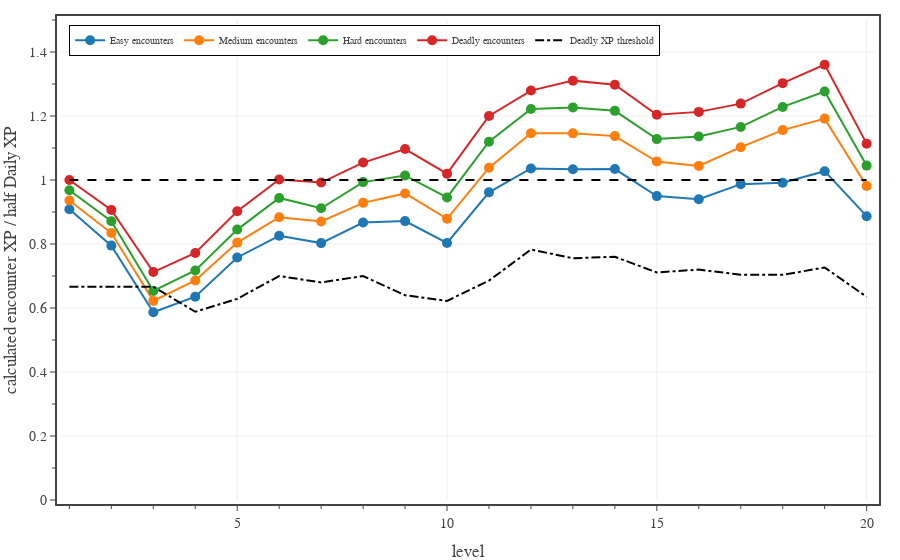

This figure's notebook cell:
### Code cell
# Plots average encounter XP for PCs, calculated for a full adventuring day with two short rests.
levels = np.array(range(1,21,1))

fig = go.Figure()

enc_XP_budget = 0.5*np.array(ENCOUNTER_DIFFICULTIES['Daily']['XP'])
for diff in ['Easy','Medium','Hard','Deadly']:
    d = ENCOUNTER_DIFFICULTIES[diff]
    pc_data_file = f'./pc data - {diff} 2 short rests.json'

    with open(pc_data_file, 'r') as fin:
        pc_data = json.load(fin)

    enc_XP = np.zeros(20)
    for pc_class in PC_CLASSES:
        enc_XP += np.array(pc_data[pc_class]['encounter XP mean'])/len(PC_CLASSES)

    fig.add_trace(go.Scatter(
        x=levels, 
        y=enc_XP/enc_XP_budget,
        mode='lines+markers', 
        line=dict(color=d['color'], dash='solid'),
        marker={'size': 10},
        unselected=dict(marker=dict(opacity=0.0)),
        name=diff + ' encounters',
        hovertemplate=
            '<b>' + diff + ' encounters</b><br>'+
            'lvl %{x}<br>'+
            'XP ratio %{y:.2f}'+
            '<extra></extra>'
    ))

ref_XP = 0.5*np.array(ENCOUNTER_DIFFICULTIES['Daily']['XP'])
fig.add_trace(go.Scatter(
    x=levels, 
    y=ref_XP/enc_XP_budget,
    mode='lines', 
    line=dict(color='black', dash='dash'),
    name='half Daily XP threshold',
    showlegend=False,
    hoverinfo='skip'
))

ref_XP = np.array(ENCOUNTER_DIFFICULTIES['Deadly']['XP'])
fig.add_trace(go.Scatter(
    x=levels, 
    y=ref_XP/enc_XP_budget,
    mode='lines', 
    line=dict(color='black', dash='dashdot'),
    name='Deadly XP threshold',
    hoverinfo='skip'
))

fig.update_layout(
    template=TFB_TEMPLATE,
    #width=600,
    #height=800,
    xaxis=dict(
        title_text='level',
        range=[0.8, 20.2],
        tick0=0, dtick=5,
        minor=dict(tick0=0, dtick=1),
    ),
    yaxis=dict(
        title_text='calculated encounter XP / half Daily XP',
        range=[0, 1.5],
        tick0=0, dtick=0.2,
        minor=dict(tick0=0, dtick=0.1),
    ),
    legend=dict(
        yanchor='top',  y=0.99,
        xanchor='left', x=0.01,
    )
)

fig.show(config=TFB_CONFIG)
if SAVEFIGS:
    fig.write_html(
        f'./fig-half-daily-xp-vs-level-adventuring-days.html', 
        include_plotlyjs=False, 
        full_html=False, 
        config=TFB_CONFIG
    )

### Figure 1 — Plotly figure (JSON) as saved in the notebook; plotly's stock layout.template omitted (floating-point values rounded to 4 significant figures)
{"data": [{"hovertemplate": "<b>Easy encounters</b><br>lvl %{x}<br>XP ratio %{y:.2f}<extra></extra>", "line": {"color": "#1F77B4", "dash": "solid"}, "marker": {"size": 10}, "mode": "lines+markers", "name": "Easy encounters", "type": "scatter", "unselected": {"marker": {"opacity": 0}}, "x": [1, 2, 3, 4, 5, 6, 7, 8, 9, 10, 11, 12, 13, 14, 15, 16, 17, 18, 19, 20], "y": [0.9088, 0.7949, 0.587, 0.6352, 0.7579, 0.8256, 0.8028, 0.8669, 0.8715, 0.8032, 0.9613, 1.036, 1.034, 1.034, 0.9497, 0.9401, 0.9871, 0.9915, 1.028, 0.8869]}, {"hovertemplate": "<b>Medium encounters</b><br>lvl %{x}<br>XP ratio %{y:.2f}<extra></extra>", "line": {"color": "#FF7F0E", "dash": "solid"}, "marker": {"size": 10}, "mode": "lines+markers", "name": "Medium encounters", "type": "scatter", "unselected": {"marker": {"opacity": 0}}, "x": [1, 2, 3, 4, 5, 6, 7, 8, 9, 10, 11, 12, 13, 14, 15, 16, 17, 18, 19, 20], "y": [0.9361, 0.8342, 0.6222, 0.686, 0.8043, 0.8838, 0.8702, 0.9286, 0.9581, 0.8787, 1.039, 1.146, 1.146, 1.137, 1.058, 1.044, 1.103, 1.156, 1.192, 0.9814]}, {"hovertemplate": "<b>Hard encounters</b><br>lvl %{x}<br>XP ratio %{y:.2f}<extra></extra>", "line": {"color": "#2CA02C", "dash": "solid"}, "marker": {"size": 10}, "mode": "lines+markers", "name": "Hard encounters", "type": "scatter", "unselected": {"marker": {"opacity": 0}}, "x": [1, 2, 3, 4, 5, 6, 7, 8, 9, 10, 11, 12, 13, 14, 15, 16, 17, 18, 19, 20], "y": [0.968, 0.8713, 0.6531, 0.7172, 0.8451, 0.944, 0.9116, 0.9934, 1.014, 0.9455, 1.12, 1.222, 1.227, 1.216, 1.128, 1.136, 1.166, 1.228, 1.276, 1.045]}, {"hovertemplate": "<b>Deadly encounters</b><br>lvl %{x}<br>XP ratio %{y:.2f}<extra></extra>", "line": {"color": "#D62728", "dash": "solid"}, "marker": {"size": 10}, "mode": "lines+markers", "name": "Deadly encounters", "type": "scatter", "unselected": {"marker": {"opacity": 0}}, "x": [1, 2, 3, 4, 5, 6, 7, 8, 9, 10, 11, 12, 13, 14, 15, 16, 17, 18, 19, 20], "y": [0.9999, 0.9064, 0.7123, 0.7719, 0.9025, 1.001, 0.992, 1.054, 1.097, 1.02, 1.2, 1.279, 1.311, 1.298, 1.204, 1.213, 1.239, 1.303, 1.36, 1.114]}, {"hoverinfo": "skip", "line": {"color": "black", "dash": "dash"}, "mode": "lines", "name": "half Daily XP threshold", "showlegend": false, "type": "scatter", "x": [1, 2, 3, 4, 5, 6, 7, 8, 9, 10, 11, 12, 13, 14, 15, 16, 17, 18, 19, 20], "y": [1, 1, 1, 1, 1, 1, 1, 1, 1, 1, 1, 1, 1, 1, 1, 1, 1, 1, 1, 1]}, {"hoverinfo": "skip", "line": {"color": "black", "dash": "dashdot"}, "mode": "lines", "name": "Deadly XP threshold", "type": "scatter", "x": [1, 2, 3, 4, 5, 6, 7, 8, 9, 10, 11, 12, 13, 14, 15, 16, 17, 18, 19, 20], "y": [0.6667, 0.6667, 0.6667, 0.5882, 0.6286, 0.7, 0.68, 0.7, 0.64, 0.6222, 0.6857, 0.7826, 0.7556, 0.76, 0.7111, 0.72, 0.704, 0.7037, 0.7267, 0.635]}], "layout": {"legend": {"x": 0.01, "xanchor": "left", "y": 0.99, "yanchor": "top"}, "xaxis": {"dtick": 5, "minor": {"dtick": 1, "tick0": 0}, "range": [0.8, 20.2], "tick0": 0, "title": {"text": "level"}}, "yaxis": {"dtick": 0.2, "minor": {"dtick": 0.1, "tick0": 0}, "range": [0, 1.5], "tick0": 0, "title": {"text": "calculated encounter XP / half Daily XP"}}}}
